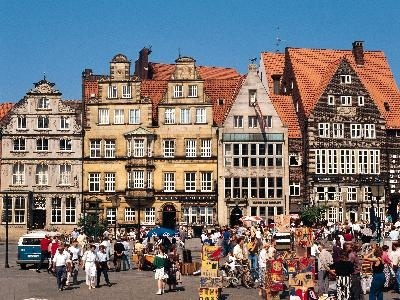
#> input picture HW2/HW2_2/imgbank/11.jpg, 400 x 300 px, given in place of add Gaussian.jpg, which was not available
$ python HW1_2.py
#> lines starting #> are read from the running program, lines starting #| are printed output that depends on the picture; pictures that were not available may be replaced by others from this repository, and a replacement may not be noted
#匯入此作業使用到的模組
import cv2 #用於讀取附件灰階影像與儲存影像
import matplotlib.pyplot as plt #用於顯示影像
import numpy as np #建立和影像相同大小的空白新影像矩陣

#定義均值濾波函式，img為影像，對影像每個像素應用3X3均值濾波
def mean_filter(img):
    #使用變數取得影像的高與寬
    height = img.shape[0]
    width = img.shape[1]

    #建立和影像相同大小的空白新影像矩陣
    new_image = np.array([[0 for j in range(width)] for i in range(height)])

    #用雙層迴圈依序對(x,y)像素為中心的3×3區域，點對點乘上數值皆為1/9的3×3濾鏡，將加總的數值填入輸出影像的(x,y)位置
    for i in range(height):
        for j in range(width):
            filter = [[0 for j in range(3)] for i in range(3)] #建立3x3的濾波器
            #計算3x3範圍內的均值
            for ni in range(-1, 2):
                for nj in range(-1, 2):
                    if 0 <= i + ni < height and 0 <= j + nj < width: #檢查範圍是否超過影像
                        filter[1 + ni][1 + nj] = img[i + ni][j + nj] #若沒有超過範圍則加入影像像素值
                    else:
                        filter[1 + ni][1 + nj] = 0 #若超過範圍設成0
            mean_value = 0
            #計算3x3區域內像素值的總和
            for k in range(3):
                for v in range(3):
                    mean_value += filter[k][v]
            new_image[i][j] = mean_value * (1 / 9)  #計算均值並填入新影像像素值

    return new_image #返回經過均值濾波後的新影像

#定義中值濾波函式，img為影像，對影像每個像素應用3x3中值濾波
def median_filter(img):
    #使用變數取得影像的高與寬
    height = img.shape[0]
    width = img.shape[1]

    #建立和影像相同大小的空白新影像矩陣
    new_image = np.array([[0 for j in range(width)] for i in range(height)])

    #用雙層迴圈，依序對以(x,y)像素為中心的3×3區域，做灰階值排序。將排序後的中位數，填入輸出影像的(x,y)位置
    for i in range(height):
        for j in range(width):
            filter = [[0 for j in range(3)] for i in range(3)] #建立3x3的濾波器
            #取得3x3範圍內的像素值
            for ni in range(-1, 2):
                for nj in range(-1, 2):
                    if 0 <= i + ni < height and 0 <= j + nj < width: #檢查範圍是否超過影像
                        filter[1 + ni][1 + nj] = img[i + ni][j + nj] #若沒有超過範圍則加入影像像素值
                    else:
                        filter[1 + ni][1 + nj] = 0 #若超過範圍設成0

            # 將3x3範圍內的值轉成一維陣列
            filter_1D = [filter[k][v] for v in range(3) for k in range(3)]

            #進行灰階值排序
            for k in range(9):
                for v in range(0, 9 - k - 1):
                    if filter_1D[v + 1] < filter_1D[v]: #如果第v項大於v+1項則交換
                        temp = filter_1D[v + 1]
                        filter_1D[v + 1] = filter_1D[v]
                        filter_1D[v] = temp
            median_value = filter_1D[4] #取得排序後的中位數
            new_image[i][j] = median_value #將中位數值填入新影像像素值

    return  new_image #返回經過中值濾波後的新影像


if __name__ == "__main__":
    #輸入空間濾波選項
    option = int(input("輸入空間濾鏡選項 1.均值濾波 2.中值濾波 : "))
#> the answer given: 1

    if option == 1:
        #讀取並顯示含有高斯雜訊的影像
        img1 = 'add Gaussian.jpg'
        gaussian_noise_img = cv2.imread(img1, cv2.IMREAD_GRAYSCALE) #以灰階讀取影像
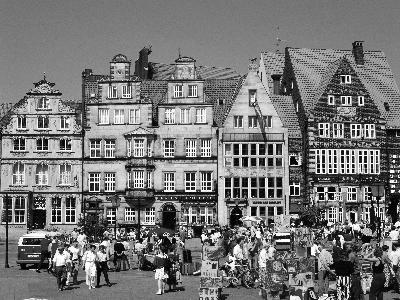
#> gaussian_noise_img: shape (300, 400); min 0, max 255, mean 118.5
        plt.imshow(gaussian_noise_img, cmap='gray') #用灰階模式顯示影像
        plt.title('gaussian noise img')
        plt.show()
        #對影像應用均值濾波並顯示結果
        gaussian_noise_mean_filter_img = mean_filter(gaussian_noise_img)
#> after the loop in mean_filter, `for i in range(height):`:
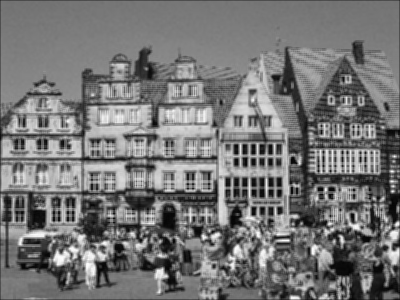
#> new_image: shape (300, 400) int64; min 4, max 252, mean 117.6
        cv2.imwrite('mean filter img.jpg', gaussian_noise_mean_filter_img) #儲存結果影像
        plt.imshow(gaussian_noise_mean_filter_img, cmap='gray') #顯示經過均值濾波後的影像
        plt.title('gaussian noise meanfilter')
        plt.show()
    elif option == 2:
        #讀取並顯示含有胡椒鹽雜訊的影像
        img2 = 'add Salt and Pepper.jpg'
        saltandpepper_noise_img = cv2.imread(img2, cv2.IMREAD_GRAYSCALE) #以灰階讀取影像
        plt.imshow(saltandpepper_noise_img, cmap='gray') #用灰階模式顯示影像
        plt.title('saltandpepper noise img')
        plt.show()
        #對影像應用中值濾波並顯示結果
        saltandpepper_noise_median_filter_img = median_filter(saltandpepper_noise_img)
        cv2.imwrite('median filter img.jpg', saltandpepper_noise_median_filter_img) #儲存結果影像
        plt.imshow(saltandpepper_noise_median_filter_img, cmap='gray') #顯示經過中值濾波後的影像
        plt.title('saltandpepper noise meanfilter')
        plt.show()

$ run again, on HW2/HW2_2/imgbank/12.jpg
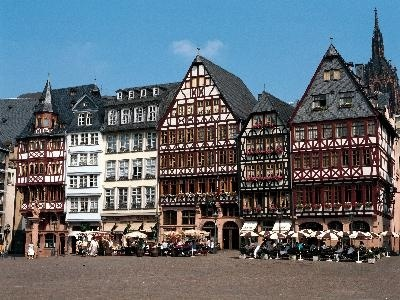
#> input picture HW2/HW2_2/imgbank/12.jpg, 400 x 300 px, given in place of add Gaussian.jpg, which was not available
#> `gaussian_noise_img = cv2.imread(img1, cv2.IMREAD_GRAYSCALE)`:
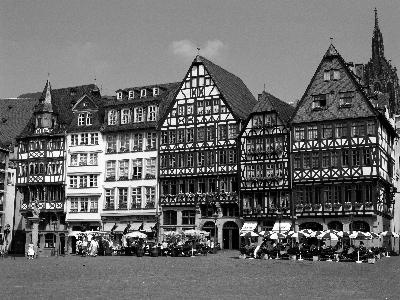
#> gaussian_noise_img: shape (300, 400); min 0, max 255, mean 105.1
#> after the loop in mean_filter, `for i in range(height):`:
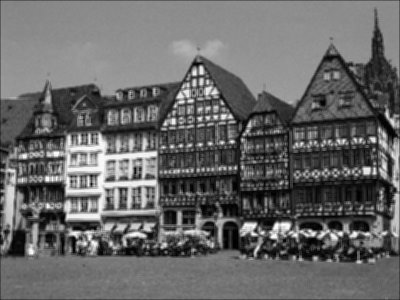
#> new_image: shape (300, 400) int64; min 0, max 251, mean 104.2
